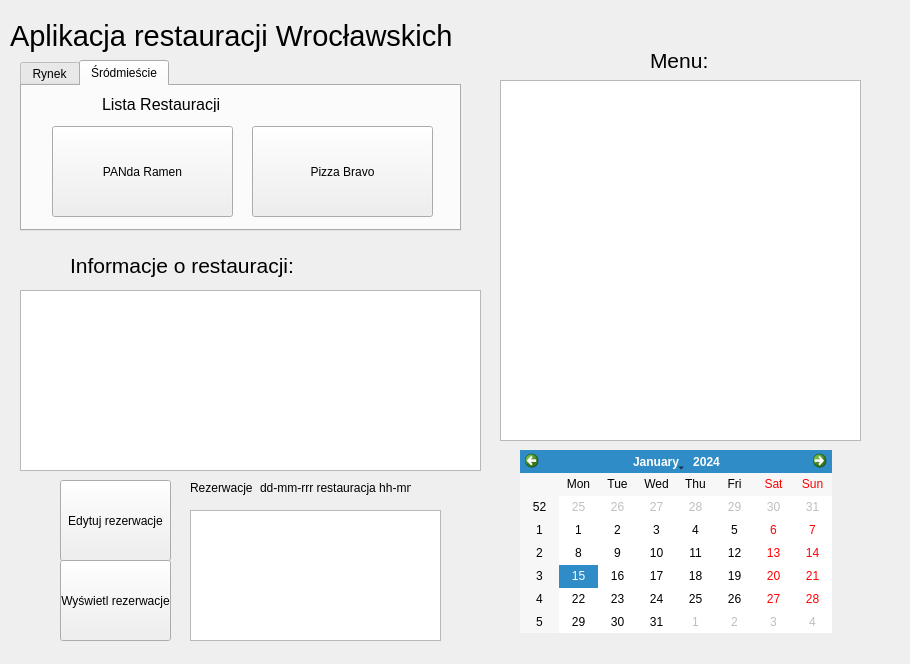
<?xml version="1.0" encoding="UTF-8"?>
<ui version="4.0">
 <class>MainWindow</class>
 <widget class="QMainWindow" name="MainWindow">
  <property name="geometry">
   <rect>
    <x>0</x>
    <y>0</y>
    <width>910</width>
    <height>664</height>
   </rect>
  </property>
  <property name="windowTitle">
   <string>MainWindow</string>
  </property>
  <widget class="QWidget" name="centralwidget">
   <widget class="QCalendarWidget" name="calendarWidget">
    <property name="geometry">
     <rect>
      <x>520</x>
      <y>450</y>
      <width>312</width>
      <height>183</height>
     </rect>
    </property>
    <property name="acceptDrops">
     <bool>false</bool>
    </property>
    <property name="toolTipDuration">
     <number>0</number>
    </property>
    <property name="layoutDirection">
     <enum>Qt::LeftToRight</enum>
    </property>
    <property name="autoFillBackground">
     <bool>false</bool>
    </property>
   </widget>
   <widget class="QTabWidget" name="tabWidget">
    <property name="geometry">
     <rect>
      <x>20</x>
      <y>60</y>
      <width>441</width>
      <height>171</height>
     </rect>
    </property>
    <property name="currentIndex">
     <number>1</number>
    </property>
    <widget class="QWidget" name="tab1">
     <attribute name="title">
      <string>Rynek</string>
     </attribute>
     <widget class="QLabel" name="label_4">
      <property name="geometry">
       <rect>
        <x>80</x>
        <y>10</y>
        <width>131</width>
        <height>16</height>
       </rect>
      </property>
      <property name="font">
       <font>
        <pointsize>12</pointsize>
       </font>
      </property>
      <property name="text">
       <string>Lista Restauracji</string>
      </property>
     </widget>
     <widget class="QPushButton" name="button_soczewka">
      <property name="geometry">
       <rect>
        <x>230</x>
        <y>40</y>
        <width>181</width>
        <height>91</height>
       </rect>
      </property>
      <property name="text">
       <string>Soczewka</string>
      </property>
     </widget>
     <widget class="QPushButton" name="button_dwor">
      <property name="geometry">
       <rect>
        <x>30</x>
        <y>40</y>
        <width>181</width>
        <height>91</height>
       </rect>
      </property>
      <property name="text">
       <string>Dwór Polski</string>
      </property>
     </widget>
    </widget>
    <widget class="QWidget" name="rynek">
     <attribute name="title">
      <string>Śródmieście</string>
     </attribute>
     <widget class="QLabel" name="label_6">
      <property name="geometry">
       <rect>
        <x>80</x>
        <y>10</y>
        <width>131</width>
        <height>16</height>
       </rect>
      </property>
      <property name="font">
       <font>
        <pointsize>12</pointsize>
       </font>
      </property>
      <property name="text">
       <string>Lista Restauracji</string>
      </property>
     </widget>
     <widget class="QPushButton" name="button_Panda">
      <property name="geometry">
       <rect>
        <x>30</x>
        <y>40</y>
        <width>181</width>
        <height>91</height>
       </rect>
      </property>
      <property name="text">
       <string>PANda Ramen</string>
      </property>
     </widget>
     <widget class="QPushButton" name="button_bravo">
      <property name="geometry">
       <rect>
        <x>230</x>
        <y>40</y>
        <width>181</width>
        <height>91</height>
       </rect>
      </property>
      <property name="text">
       <string>Pizza Bravo</string>
      </property>
     </widget>
    </widget>
   </widget>
   <widget class="QLabel" name="label">
    <property name="geometry">
     <rect>
      <x>650</x>
      <y>40</y>
      <width>71</width>
      <height>41</height>
     </rect>
    </property>
    <property name="font">
     <font>
      <pointsize>16</pointsize>
     </font>
    </property>
    <property name="text">
     <string>Menu:</string>
    </property>
   </widget>
   <widget class="QLabel" name="label_3">
    <property name="geometry">
     <rect>
      <x>10</x>
      <y>10</y>
      <width>441</width>
      <height>51</height>
     </rect>
    </property>
    <property name="font">
     <font>
      <pointsize>22</pointsize>
     </font>
    </property>
    <property name="text">
     <string>Aplikacja restauracji Wrocławskich</string>
    </property>
   </widget>
   <widget class="QLabel" name="label_7">
    <property name="geometry">
     <rect>
      <x>70</x>
      <y>250</y>
      <width>301</width>
      <height>31</height>
     </rect>
    </property>
    <property name="font">
     <font>
      <pointsize>16</pointsize>
     </font>
    </property>
    <property name="text">
     <string>Informacje o restauracji:</string>
    </property>
   </widget>
   <widget class="QPushButton" name="button_rezerw1">
    <property name="geometry">
     <rect>
      <x>60</x>
      <y>480</y>
      <width>111</width>
      <height>81</height>
     </rect>
    </property>
    <property name="text">
     <string>Edytuj rezerwacje</string>
    </property>
   </widget>
   <widget class="QPushButton" name="button_unreserw1">
    <property name="geometry">
     <rect>
      <x>60</x>
      <y>560</y>
      <width>111</width>
      <height>81</height>
     </rect>
    </property>
    <property name="text">
     <string>Wyświetl rezerwacje</string>
    </property>
   </widget>
   <widget class="QTextBrowser" name="textmenu">
    <property name="geometry">
     <rect>
      <x>500</x>
      <y>80</y>
      <width>361</width>
      <height>361</height>
     </rect>
    </property>
   </widget>
   <widget class="QPlainTextEdit" name="plainTextEdit_2">
    <property name="geometry">
     <rect>
      <x>190</x>
      <y>510</y>
      <width>251</width>
      <height>131</height>
     </rect>
    </property>
   </widget>
   <widget class="QTextEdit" name="textEdit">
    <property name="geometry">
     <rect>
      <x>20</x>
      <y>290</y>
      <width>461</width>
      <height>181</height>
     </rect>
    </property>
   </widget>
   <widget class="QLabel" name="label_2">
    <property name="geometry">
     <rect>
      <x>190</x>
      <y>480</y>
      <width>81</width>
      <height>16</height>
     </rect>
    </property>
    <property name="text">
     <string>Rezerwacje</string>
    </property>
   </widget>
   <widget class="QLabel" name="label_5">
    <property name="geometry">
     <rect>
      <x>260</x>
      <y>480</y>
      <width>151</width>
      <height>16</height>
     </rect>
    </property>
    <property name="text">
     <string>dd-mm-rrr restauracja hh-mm</string>
    </property>
   </widget>
  </widget>
 </widget>
 <tabstops>
  <tabstop>tabWidget</tabstop>
  <tabstop>button_soczewka</tabstop>
  <tabstop>button_dwor</tabstop>
  <tabstop>button_rezerw1</tabstop>
  <tabstop>button_unreserw1</tabstop>
  <tabstop>button_Panda</tabstop>
  <tabstop>button_bravo</tabstop>
  <tabstop>calendarWidget</tabstop>
 </tabstops>
 <resources/>
 <connections/>
</ui>
